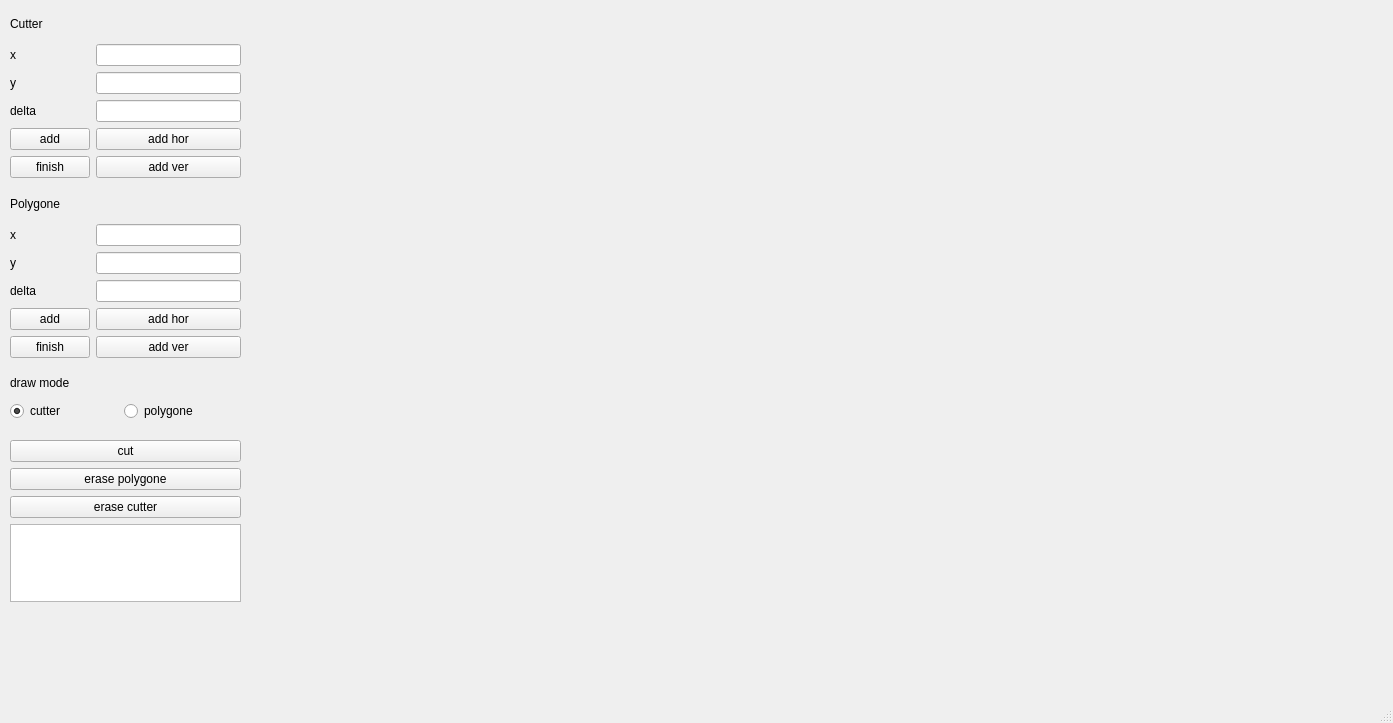
<?xml version="1.0" encoding="UTF-8"?>
<ui version="4.0">
 <class>Viewer</class>
 <widget class="QMainWindow" name="Viewer">
  <property name="geometry">
   <rect>
    <x>0</x>
    <y>0</y>
    <width>1393</width>
    <height>723</height>
   </rect>
  </property>
  <property name="windowTitle">
   <string>Viewer</string>
  </property>
  <widget class="QWidget" name="centralwidget">
   <widget class="QWidget" name="gridLayoutWidget">
    <property name="geometry">
     <rect>
      <x>10</x>
      <y>10</y>
      <width>231</width>
      <height>168</height>
     </rect>
    </property>
    <layout class="QGridLayout" name="gridLayout">
     <item row="4" column="0">
      <widget class="QPushButton" name="add_cutter_line_but">
       <property name="text">
        <string>add</string>
       </property>
      </widget>
     </item>
     <item row="5" column="0">
      <widget class="QPushButton" name="finish_cutter_line_but">
       <property name="text">
        <string>finish</string>
       </property>
      </widget>
     </item>
     <item row="1" column="0">
      <widget class="QLabel" name="label">
       <property name="text">
        <string>x</string>
       </property>
      </widget>
     </item>
     <item row="1" column="1">
      <widget class="QLineEdit" name="cutter_x_text"/>
     </item>
     <item row="5" column="1">
      <widget class="QPushButton" name="add_ver_cutter_line_but">
       <property name="text">
        <string>add ver</string>
       </property>
      </widget>
     </item>
     <item row="2" column="1">
      <widget class="QLineEdit" name="cutter_y_text"/>
     </item>
     <item row="4" column="1">
      <widget class="QPushButton" name="add_hor_cutter_line_but">
       <property name="text">
        <string>add hor</string>
       </property>
      </widget>
     </item>
     <item row="2" column="0">
      <widget class="QLabel" name="label_2">
       <property name="text">
        <string>y</string>
       </property>
      </widget>
     </item>
     <item row="0" column="0">
      <widget class="QLabel" name="label_5">
       <property name="text">
        <string>Cutter</string>
       </property>
      </widget>
     </item>
     <item row="3" column="0">
      <widget class="QLabel" name="label_3">
       <property name="text">
        <string>delta</string>
       </property>
      </widget>
     </item>
     <item row="3" column="1">
      <widget class="QLineEdit" name="cutter_delta_text"/>
     </item>
    </layout>
   </widget>
   <widget class="QWidget" name="gridLayoutWidget_3">
    <property name="geometry">
     <rect>
      <x>10</x>
      <y>440</y>
      <width>231</width>
      <height>162</height>
     </rect>
    </property>
    <layout class="QGridLayout" name="gridLayout_3">
     <item row="3" column="0">
      <widget class="QPushButton" name="erase_cutter_but">
       <property name="text">
        <string>erase cutter</string>
       </property>
      </widget>
     </item>
     <item row="1" column="0">
      <widget class="QPushButton" name="cut_but">
       <property name="text">
        <string>cut</string>
       </property>
      </widget>
     </item>
     <item row="2" column="0">
      <widget class="QPushButton" name="erase_polygone_but">
       <property name="text">
        <string>erase polygone</string>
       </property>
      </widget>
     </item>
     <item row="4" column="0">
      <widget class="QTextEdit" name="error_text"/>
     </item>
    </layout>
   </widget>
   <widget class="QWidget" name="gridLayoutWidget_2">
    <property name="geometry">
     <rect>
      <x>10</x>
      <y>370</y>
      <width>221</width>
      <height>51</height>
     </rect>
    </property>
    <layout class="QGridLayout" name="gridLayout_2">
     <item row="0" column="0">
      <widget class="QLabel" name="label_6">
       <property name="text">
        <string>draw mode</string>
       </property>
      </widget>
     </item>
     <item row="1" column="2">
      <widget class="QRadioButton" name="lines_mode_but">
       <property name="text">
        <string>polygone</string>
       </property>
      </widget>
     </item>
     <item row="1" column="0">
      <widget class="QRadioButton" name="cutter_mode_but">
       <property name="text">
        <string>cutter</string>
       </property>
       <property name="checked">
        <bool>true</bool>
       </property>
      </widget>
     </item>
    </layout>
   </widget>
   <widget class="QWidget" name="gridLayoutWidget_4">
    <property name="geometry">
     <rect>
      <x>10</x>
      <y>190</y>
      <width>231</width>
      <height>168</height>
     </rect>
    </property>
    <layout class="QGridLayout" name="gridLayout_4">
     <item row="4" column="0">
      <widget class="QPushButton" name="add_polygone_line_but">
       <property name="text">
        <string>add</string>
       </property>
      </widget>
     </item>
     <item row="5" column="0">
      <widget class="QPushButton" name="finish_polygone_but">
       <property name="text">
        <string>finish</string>
       </property>
      </widget>
     </item>
     <item row="1" column="0">
      <widget class="QLabel" name="label_4">
       <property name="text">
        <string>x</string>
       </property>
      </widget>
     </item>
     <item row="1" column="1">
      <widget class="QLineEdit" name="polygone_x_text"/>
     </item>
     <item row="5" column="1">
      <widget class="QPushButton" name="add_ver_polygone_line_but">
       <property name="text">
        <string>add ver</string>
       </property>
      </widget>
     </item>
     <item row="2" column="1">
      <widget class="QLineEdit" name="polygone_y_text"/>
     </item>
     <item row="4" column="1">
      <widget class="QPushButton" name="add_hor_polygone_line_but">
       <property name="text">
        <string>add hor</string>
       </property>
      </widget>
     </item>
     <item row="2" column="0">
      <widget class="QLabel" name="label_7">
       <property name="text">
        <string>y</string>
       </property>
      </widget>
     </item>
     <item row="0" column="0">
      <widget class="QLabel" name="label_8">
       <property name="text">
        <string>Polygone</string>
       </property>
      </widget>
     </item>
     <item row="3" column="0">
      <widget class="QLabel" name="label_9">
       <property name="text">
        <string>delta</string>
       </property>
      </widget>
     </item>
     <item row="3" column="1">
      <widget class="QLineEdit" name="polygone_delta_text"/>
     </item>
    </layout>
   </widget>
  </widget>
  <widget class="QMenuBar" name="menubar">
   <property name="geometry">
    <rect>
     <x>0</x>
     <y>0</y>
     <width>1393</width>
     <height>21</height>
    </rect>
   </property>
  </widget>
  <widget class="QStatusBar" name="statusbar"/>
 </widget>
 <resources/>
 <connections/>
</ui>
